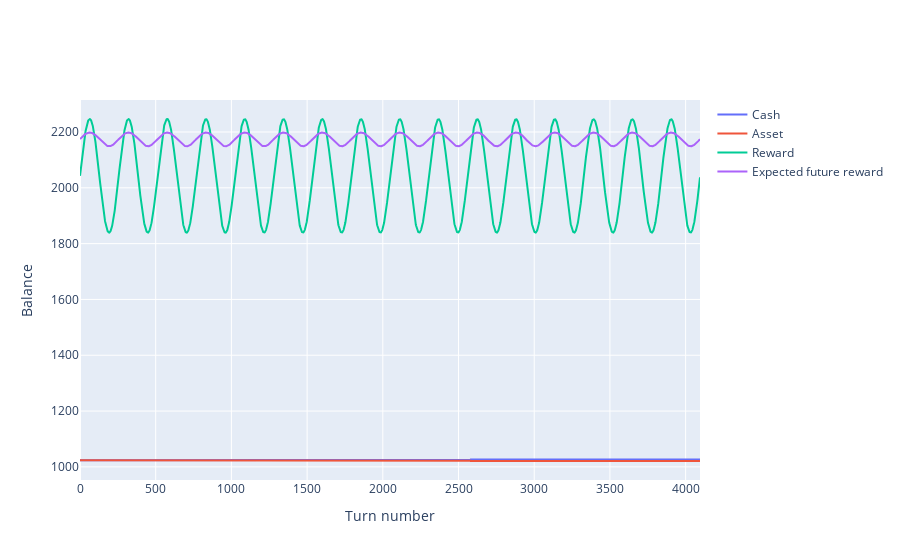

Notebook cell for this chart:
### Code cell
balance_plot(turn_results)

### Figure 1 — Plotly figure (JSON) as saved in the notebook; plotly's stock layout.template omitted (floating-point values rounded to 4 significant figures; data arrays with more than 128 entries replaced by an {"elided": "..."} marker saying what was removed)
{"data": [{"name": "Cash", "type": "scatter", "y": {"elided": "4096 float values"}}, {"name": "Asset", "type": "scatter", "y": {"elided": "4096 int values"}}, {"name": "Reward", "type": "scatter", "y": {"elided": "4096 float values"}}, {"name": "Expected future reward", "type": "scatter", "y": {"elided": "4096 float values"}}], "layout": {"xaxis": {"title": {"text": "Turn number"}}, "yaxis": {"title": {"text": "Balance"}}}}
